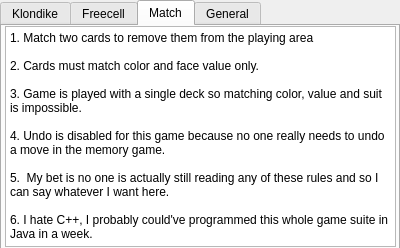
<?xml version="1.0" encoding="UTF-8"?>
<ui version="4.0">
 <class>Help</class>
 <widget class="QDialog" name="Help">
  <property name="geometry">
   <rect>
    <x>0</x>
    <y>0</y>
    <width>400</width>
    <height>248</height>
   </rect>
  </property>
  <property name="minimumSize">
   <size>
    <width>400</width>
    <height>200</height>
   </size>
  </property>
  <property name="maximumSize">
   <size>
    <width>400</width>
    <height>400</height>
   </size>
  </property>
  <property name="windowTitle">
   <string>Dialog</string>
  </property>
  <property name="windowIcon">
   <iconset resource="cards.qrc">
    <normaloff>:/cards/CardIcon.ico</normaloff>:/cards/CardIcon.ico</iconset>
  </property>
  <widget class="QTabWidget" name="tabWidget">
   <property name="geometry">
    <rect>
     <x>0</x>
     <y>0</y>
     <width>400</width>
     <height>251</height>
    </rect>
   </property>
   <property name="autoFillBackground">
    <bool>false</bool>
   </property>
   <property name="currentIndex">
    <number>2</number>
   </property>
   <widget class="QWidget" name="KlondikeTab">
    <attribute name="title">
     <string>Klondike</string>
    </attribute>
    <widget class="QPlainTextEdit" name="plainTextEdit">
     <property name="geometry">
      <rect>
       <x>0</x>
       <y>0</y>
       <width>391</width>
       <height>221</height>
      </rect>
     </property>
     <property name="readOnly">
      <bool>true</bool>
     </property>
     <property name="plainText">
      <string>1.The seven piles of cards in the center of the board are the field piles. 

2.Only a King can be moved onto an empty field pile

3.You may place a card on top of another card if that card is of the 
opposite color and one pip lower than the card to be placed.

4.You may move all the cards from one field pile to another if the stack
to be moved is in the correct sequence and follows the rules above.

5.The pile to the upper left is the Deal pile, click this pile to show the top
three cards on the Dealt pile.

6.Only the top card can be moved off of the dealt pile.

7.The four piles to the top right are the Playoff piles. Cards are placed
in these piles in ascending order according to suit, from Ace to King</string>
     </property>
    </widget>
   </widget>
   <widget class="QWidget" name="FreecellTab">
    <attribute name="title">
     <string>Freecell</string>
    </attribute>
    <widget class="QPlainTextEdit" name="plainTextEdit_2">
     <property name="geometry">
      <rect>
       <x>0</x>
       <y>0</y>
       <width>391</width>
       <height>221</height>
      </rect>
     </property>
     <property name="readOnly">
      <bool>true</bool>
     </property>
     <property name="plainText">
      <string>1.There are 8 field piles in the middle of the game board dealt face up.

2.A card can only be placed on another card if that card is of the opposite
color and if it is 1 pip larger in value than the card being moved.

3.Any card can be placed on an empty field pile

4.The 4 piles to the top right are called the free cells. Only 1 card can be
placed in a free cell at a time.

5.You may move stacks of cards in the field if there is enough free spaces 
available to move all of the cards in the stack above the chosen card.

6.The 4 piles to the top right are the playoff piles. Move cards to these 
piles according to suit in ascending order, ace to king.</string>
     </property>
    </widget>
   </widget>
   <widget class="QWidget" name="MatchTab">
    <attribute name="title">
     <string>Match</string>
    </attribute>
    <widget class="QPlainTextEdit" name="plainTextEdit_4">
     <property name="geometry">
      <rect>
       <x>3</x>
       <y>0</y>
       <width>391</width>
       <height>221</height>
      </rect>
     </property>
     <property name="readOnly">
      <bool>true</bool>
     </property>
     <property name="plainText">
      <string>1. Match two cards to remove them from the playing area

2. Cards must match color and face value only.

3. Game is played with a single deck so matching color, value and suit is impossible.

4. Undo is disabled for this game because no one really needs to undo a move in the memory game.

5.  My bet is no one is actually still reading any of these rules and so I can say whatever I want here.

6. I hate C++, I probably could've programmed this whole game suite in Java in a week.</string>
     </property>
    </widget>
   </widget>
   <widget class="QWidget" name="GeneralHelpTab">
    <attribute name="title">
     <string>General</string>
    </attribute>
    <widget class="QPlainTextEdit" name="plainTextEdit_3">
     <property name="geometry">
      <rect>
       <x>3</x>
       <y>0</y>
       <width>391</width>
       <height>221</height>
      </rect>
     </property>
     <property name="readOnly">
      <bool>true</bool>
     </property>
     <property name="plainText">
      <string>
Solitaire is played with one standard deck of 52 cards.

The games are meant to be played by a single player. 

Anyone found violating the holy rules of play will be shot on 
site and their ashes will be pissed on by a herd of feral cats.</string>
     </property>
    </widget>
   </widget>
  </widget>
 </widget>
 <resources>
  <include location="cards.qrc"/>
 </resources>
 <connections/>
</ui>
